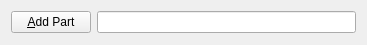
<?xml version="1.0" encoding="UTF-8"?>
<ui version="4.0">
 <class>TaskPanelRobotForm</class>
 <widget class="QWidget" name="TaskPanelRobotForm">
  <property name="geometry">
   <rect>
    <x>0</x>
    <y>0</y>
    <width>367</width>
    <height>45</height>
   </rect>
  </property>
  <property name="windowTitle">
   <string>Robot Definition</string>
  </property>
  <layout class="QVBoxLayout" name="verticalLayout">
   <item>
    <layout class="QHBoxLayout" name="horizontalLayout">
     <item>
      <widget class="QPushButton" name="add_button">
       <property name="text">
        <string>&amp;Add Part</string>
       </property>
      </widget>
     </item>
     <item>
      <widget class="QLineEdit" name="line_edit_part"/>
     </item>
    </layout>
   </item>
  </layout>
 </widget>
 <resources/>
 <connections/>
</ui>
